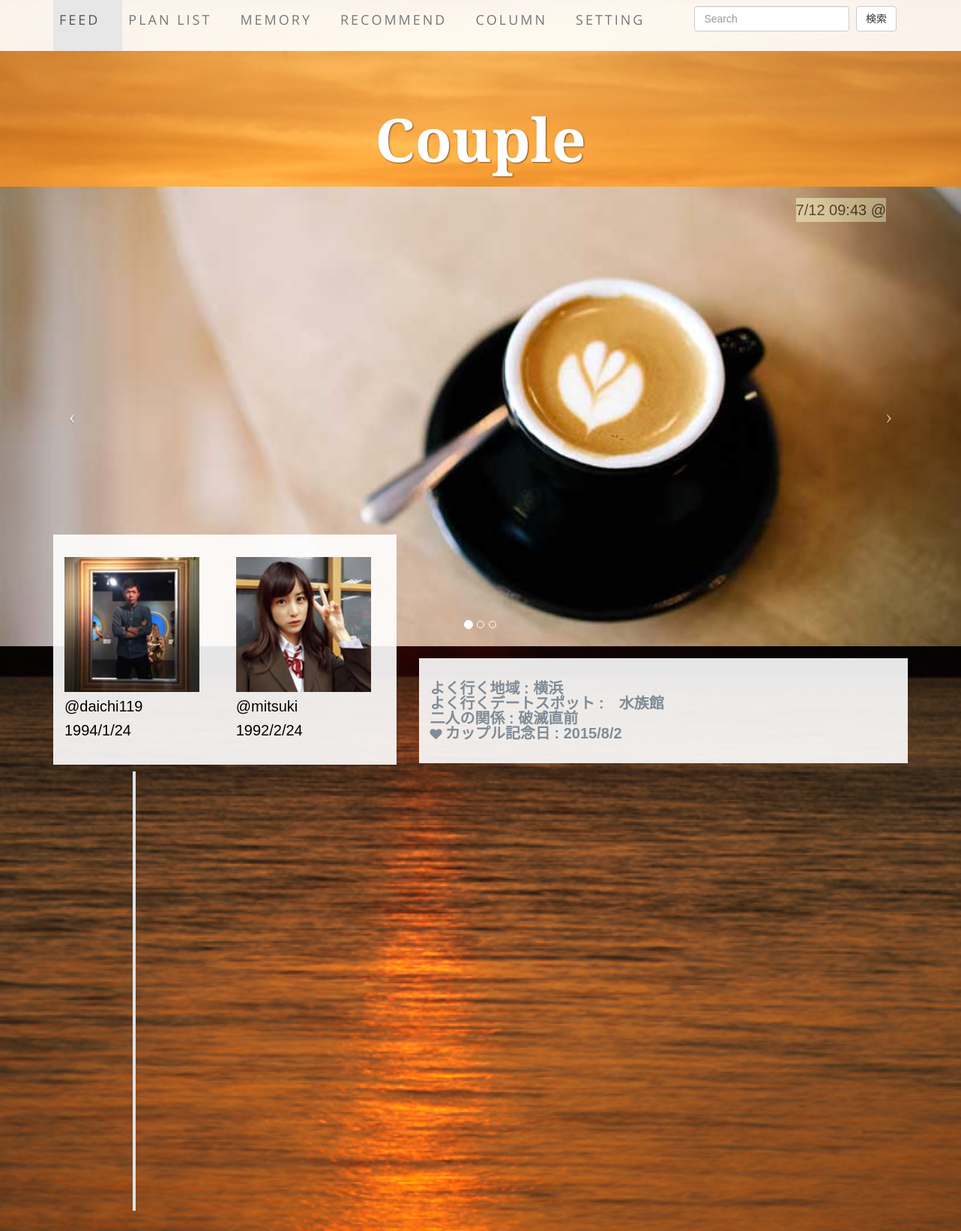
Screenshot of /user.php with the database file from the repository.
### tables this page shows
create table couples (
    id int not null auto_increment primary key,
    male_id int not null,
    female_id int not null,
    email varchar(255),
    profile varchar(255),
    start_date date, 
    cover_url varchar(255),
    profile_url varchar(255),
    often_area varchar(255),
    often_place varchar(255),
    relationship varchar(255),
    anniversary varchar(255),
    created datetime default null,
    modified datetime default null
);

create table users (
    id int not null auto_increment primary key,
    gender int not null,
    name varchar(255),
    password varchar(255),
    photo varchar(255),
    birthday varchar(255),
    age int
);

### function.php (called while the page is built, shortened)
<?php
function connectDb(){
  try {
    return new PDO(DSN, DB_USER, DB_PASSWORD);
  } catch (PDOException $e){
    echo $e->getMessage();
    exit;
  }
}
function getcouple($a) {
  $dbh = connectDb();
  $sql = "select * from couples where id = ".$a." order by created desc";
  $stmt = $dbh->query($sql);
  $couple = $stmt->fetch(PDO::FETCH_ASSOC);
  return $couple;
}
function getdates($a) {
  $dbh = connectDb();
  $sql = "select * from dates where couple_id = ".$a." order by created desc";
  $stmt = $dbh->query($sql);
  $dates = $stmt->fetchAll(PDO::FETCH_ASSOC);
  return $dates;
}
function getuser($a) {
  $dbh = connectDb();
  $sql = "select * from users where id = ".$a;
  $stmt = $dbh->query($sql);
  $user = $stmt->fetch(PDO::FETCH_ASSOC);
  return $user;
}

### user.php (the view, shortened to what this page needs)
<?
require_once('function.php');
if ($_GET['id']) {
    $couple_id = $_GET['id'];
} else {
    $couple_id = 1;
}
$couple = getcouple($couple_id);
$dates = getdates($couple_id);
?>
<!DOCTYPE html>
<html lang="en">
<head>
    <link href="css/bootstrap.min.css" rel="stylesheet">
    <link rel="stylesheet" href="vertical-timeline/css/reset.css">
    <link rel="stylesheet" href="vertical-timeline/css/style.css">
    <link href="css/business-casual.css" rel="stylesheet">
    <link rel="stylesheet" href="font-awesome/css/font-awesome.min.css" type="text/css">
    </head>
    <body>
        <div class="brand">Couple</div>
        <nav class="navbar navbar-default navbar-fixed-top" role="navigation" >
            <div class="container">
                <div class="collapse navbar-collapse" id="bs-example-navbar-collapse-1">
                    <ul class="nav navbar-nav " style="width:100%;">
                        <li class="active">
                            <a href="index.php">Feed</a>
                        </li>
                        <li>
                            <a href="planlist.php">Plan List</a>
                        </li>
                        <li>
                            <a href="memory.php">Memory</a>
                        </li>
                        <li>
                            <a href="recommend.php">Recommend</a>
                        </li>
                        <li>
                            <a href="column.php">Column</a>
                        </li>
                        <li>
                            <a href="setting.php">Setting</a>
                        </li>
                        <li style="float:right;">
                            <form class="navbar-form navbar-left" role="search">
                                <div class="form-group">
                                    <input type="text" class="form-control" placeholder="Search">
                                </div>
                                <button type="submit" class="btn btn-default">検索</button>
                            </form>
                        </li>
                    </ul>
                </div>
            </div>
        </nav>
        <div id="carousel-example-generic" class="carousel slide">
            <ol class="carousel-indicators hidden-xs">
                <li data-target="#carousel-example-generic" data-slide-to="0" class="active"></li>
                <li data-target="#carousel-example-generic" data-slide-to="1"></li>
                <li data-target="#carousel-example-generic" data-slide-to="2"></li>
            </ol>
            <div class="carousel-inner">
                <div class="item active">
                    <div class="imgOverlay">
                        <img class="img-responsive img-full" src="img/slide-1.jpg" alt="">
                        <div class="overlayText">
                            <p> 7/12 09:43 @  </p>
                        </div>
                    </div>
                </div>
            </div>
            <a class="left carousel-control" href="#carousel-example-generic" data-slide="prev">
                <span class="icon-prev"></span>
            </a>
            <a class="right carousel-control" href="#carousel-example-generic" data-slide="next">
                <span class="icon-next"></span>
            </a>
        </div>
        <div class="container ">
            <div class="row">
                <div class="col-sm-5 userDescription">
                    <div class="box">
                        <div class="row">
                            <div class="col-sm-6">
                                <img class="userIcon" src="user_images/<?php echo getuser($couple['male_id'])['photo']; ?>" alt="">
                                    <p><?php echo getuser($couple['male_id'])['name'];?></p>
                                    <p><?php print date("Y/n/j", strtotime(getuser($couple['male_id'])['birthday'])); ?></p>
                            </div>
                            <div class="col-sm-6">
                                <img class="userIcon" src="user_images/<?php echo getuser($couple['female_id'])['photo']; ?>" alt="">
                                    <p><?php echo getuser($couple['female_id'])['name'];?></p>
                                    <p><?php print date("Y/n/j", strtotime(getuser($couple['female_id'])['birthday'])); ?></p>
                            </div>
                        </div>
                    </div>
                </div>
                <div class="col-sm-7">
                <br>
                    <div class="box">
                    <ul class="" style="width:100%;">
                        <li class="">
                            <span style="font-size:20px;font-weight: bold;">よく行く地域 :  <?php echo $couple['often_area']; ?></span>
                        </li>
                        <li class="">
                            <span style="font-size:20px;font-weight: bold;">よく行くデートスポット :　<?php echo $couple['often_place']; ?></span>
                        </li>
                        <li class="">
                            <span style="font-size:20px;font-weight: bold;">二人の関係 :  <?php echo $couple['relationship']; ?></span>
                        </li>
                        <li class="">
                            <i class="fa fa-heart"></i>
                            <span style="font-size:20px;font-weight: bold;">カップル記念日 :  <?php echo $couple['anniversary']?></span>
                        </li>
                    </ul>
                    </div>
                </div>
            </div>
            </div>
        <section id="cd-timeline" class="cd-container tweets">
            <div class="container">
                <?php foreach ($dates as $date) { ?>
                <div class="cd-timeline-block">
                        </div>
                        <?php } ?>
                    </div>
                </section>
            </body>
            </html>

### vertical-timeline/css/style.css (style rules this page uses)
html * { -webkit-font-smoothing: antialiased; -moz-osx-font-smoothing: grayscale; }
*, *:after, *:before { -webkit-box-sizing: border-box; -moz-box-sizing: border-box; box-sizing: border-box; }
body { font-size: 100%; font-family: "Droid Serif", serif; color: #7f8c97; background-color: #e9f0f5; }
a { text-decoration: none; font-family: "Open Sans", sans-serif; }
img { max-width: 100%; }
.cd-container { width: 90%; max-width: 1170px; margin: 0 auto; }
.cd-container::after { content: ''; display: table; clear: both; }
#cd-timeline { position: relative; padding: 2em 0; margin-top: 0; margin-bottom: 2em; }
#cd-timeline::before { content: ''; position: absolute; top: 0; left: 18px; height: 100%; width: 4px; background: #d7e4ed; }
@media only screen and (min-width: 1170px) { #cd-timeline { margin-top: 0em; margin-bottom: 3em; } }
@media only screen and (min-width: 1170px) { #cd-timeline::before { left: 10%; margin-left: -2px; } }
.cd-timeline-block { position: relative; margin: 2em 0; }
.cd-timeline-block:after { content: ""; display: table; clear: both; }
.cd-timeline-block:first-child { margin-top: 0; }
.cd-timeline-block:last-child { margin-bottom: 0; }
@media only screen and (min-width: 1170px) { .cd-timeline-block { margin: 4em 0; } }
@media only screen and (min-width: 1170px) { .cd-timeline-block:first-child { margin-top: 0; } }
@media only screen and (min-width: 1170px) { .cd-timeline-block:last-child { margin-bottom: 0; } }

### css/business-casual.css (style rules this page uses)
body { font-family: "Open Sans","Helvetica Neue",Helvetica,Arial,sans-serif; background: url('../img/sunset.jpg') no-repeat center center fixed; -webkit-background-size: cover; -moz-background-size: cover; background-size: cover; -o-background-size: cover; }
p { font-size: 1.25em; line-height: 1.6; color: #000; }
.brand, .address-bar { display: none; }
.navbar-nav { text-transform: uppercase; font-weight: 400; letter-spacing: 3px; }
.img-full { min-width: 100%; }
.box { margin-bottom: 20px; padding: 30px 15px; background: #fff; background: rgba(255,255,255,0.9); }
@media screen and (min-width:768px) { .brand { display: inherit; margin: 0; padding: 30px 0 10px; text-align: center; text-shadow: 1px 1px 2px rgba(0,0,0,0.5); font-family: "Josefin Slab","Helvetica Neue",Helvetica,Arial,sans-serif; font-size: 5em; font-weight: 700; line-height: normal; color: #fff; } }
@media screen and (min-width:768px) { .navbar { border-radius: 0; } }
@media screen and (min-width:768px) { .navbar { min-height: 0; } }
@media screen and (min-width:768px) { .navbar-default { border: none; background: #fff; background: rgba(255,255,255,0.9); } }
@media screen and (min-width:768px) { .nav>li>a { padding: 35px; } }
@media screen and (min-width:768px) { .navbar-nav>li>a { line-height: normal; } }
@media screen and (min-width:768px) { .navbar-nav { display: table; float: none; margin: 0 auto; table-layout: fixed; font-size: 1.25em; } }
@media screen and (min-width:1200px) { .box:after { content: ''; display: table; clear: both; } }
body { padding-top: 100px; padding-bottom: 60px; }
.navbar-nav > li > a { padding:14px 30px 30px 8px; font-size: 18px; }
body { font-family: 'ヒラギノ角ゴ Pro W3','Hiragino Kaku Gothic Pro','メイリオ',Meiryo,'ＭＳ Ｐゴシック',Osaka,sans-serif; }
a { text-decoration: none; }
.imgOverlay { position: relative; }
.overlayText { position: absolute; top: 15px; right: 100px; background-color: #ffffcc; opacity: 0.5; }
.userIcon { height: 180px; width: 180px; }
.userDescription { top: -149px; }
.tweets { top: -160px; }

### rows the page displays
couples: male.photo (picture), male.name "@daichi119", male.birthday "1994/1/24", female.photo (picture), female.name "@mitsuki", female.birthday "1992/2/24", often_area "横浜", often_place "水族館", relationship "破滅直前", anniversary "2015/8/2"
